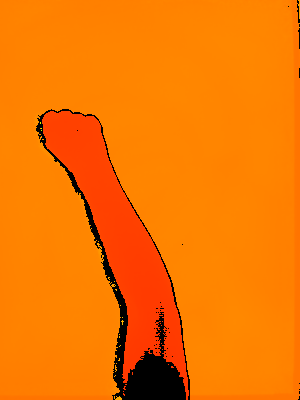
#> input picture NeuralNetwork/Data/PNG_A/Images/ClosedHand/1127.png, 300 x 400 px, given in place of 0.jpg, which was not available
$ jupyter execute --allow-errors LabelAnnotation.ipynb
#> lines starting #> are read from the running program, lines starting #| are printed output that depends on the picture; pictures that were not available may be replaced by others from this repository, and a replacement may not be noted
[cell 1]
import cv2

x1 = 0
y1 = 0
number = 0
path = "images/PalmColor/"

# function which will be called on mouse input
def drawRectangle(action, x, y, flags, *userdata):
  global x1
  global y1
  global number
  if action == cv2.EVENT_LBUTTONDOWN:
    x1 = x
    y1 = y
    print("x1: " + str(x1) + " y1: " + str(y1) + " number: " + str(number))
    f = open("images/PalmPositions/" + str(number) + ".txt", "x")
    f.write(str(x1) + " " + str(y1))
    f.close()
    number += 1
    if number > 100:
      cv2.destroyAllWindows()
    else:
      image = cv2.imread(path + str(number) + ".jpg")
      cv2.imshow("Window", image)


cv2.namedWindow("Window")
cv2.setMouseCallback("Window", drawRectangle)

image = cv2.imread("images/PalmColor/" + str(number) + ".jpg")
#> image is the input picture: shape (400, 300, 3); mean B, G, R 0, 118.9, 244.9
cv2.imshow("Window", image)
cv2.waitKey(0)
cv2.destroyAllWindows()

[cell 2]
import numpy as np
import os
from PIL import Image
import matplotlib.pyplot as plt

number = 499
im =  Image.open("Data/PNG_A/Images/ClosedHand/" + str(number) + ".png")
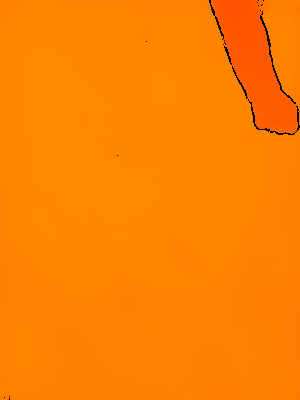
#> input picture NeuralNetwork/Data/PNG_A/Images/ClosedHand/1606.png, 300 x 400 px, given in place of 499.png, which was not available
#> im is the input picture: PIL image 300x400 RGB; mean R, G, B 253.9, 129.6, 0
im = im.resize((240,240), Image.LANCZOS)
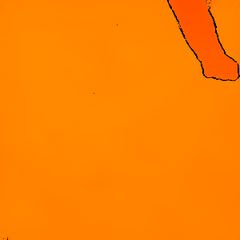
#> im: PIL image 240x240 RGB; mean R, G, B 253.8, 129.6, 0
#> `im = im.resize((240,240), Image.LANCZOS)`:
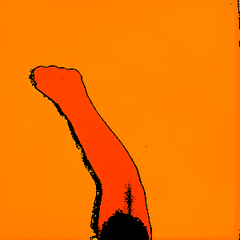
#> im: PIL image 240x240 RGB; mean R, G, B 244.7, 119, 0
#> (the rest of this cell did not finish here and is left out)

[cell 3]
import numpy as np
import os
from PIL import Image
import matplotlib.pyplot as plt
import cv2

number = 0
cv2.namedWindow("Window")


#> (the rest of this cell did not finish here and is left out)
